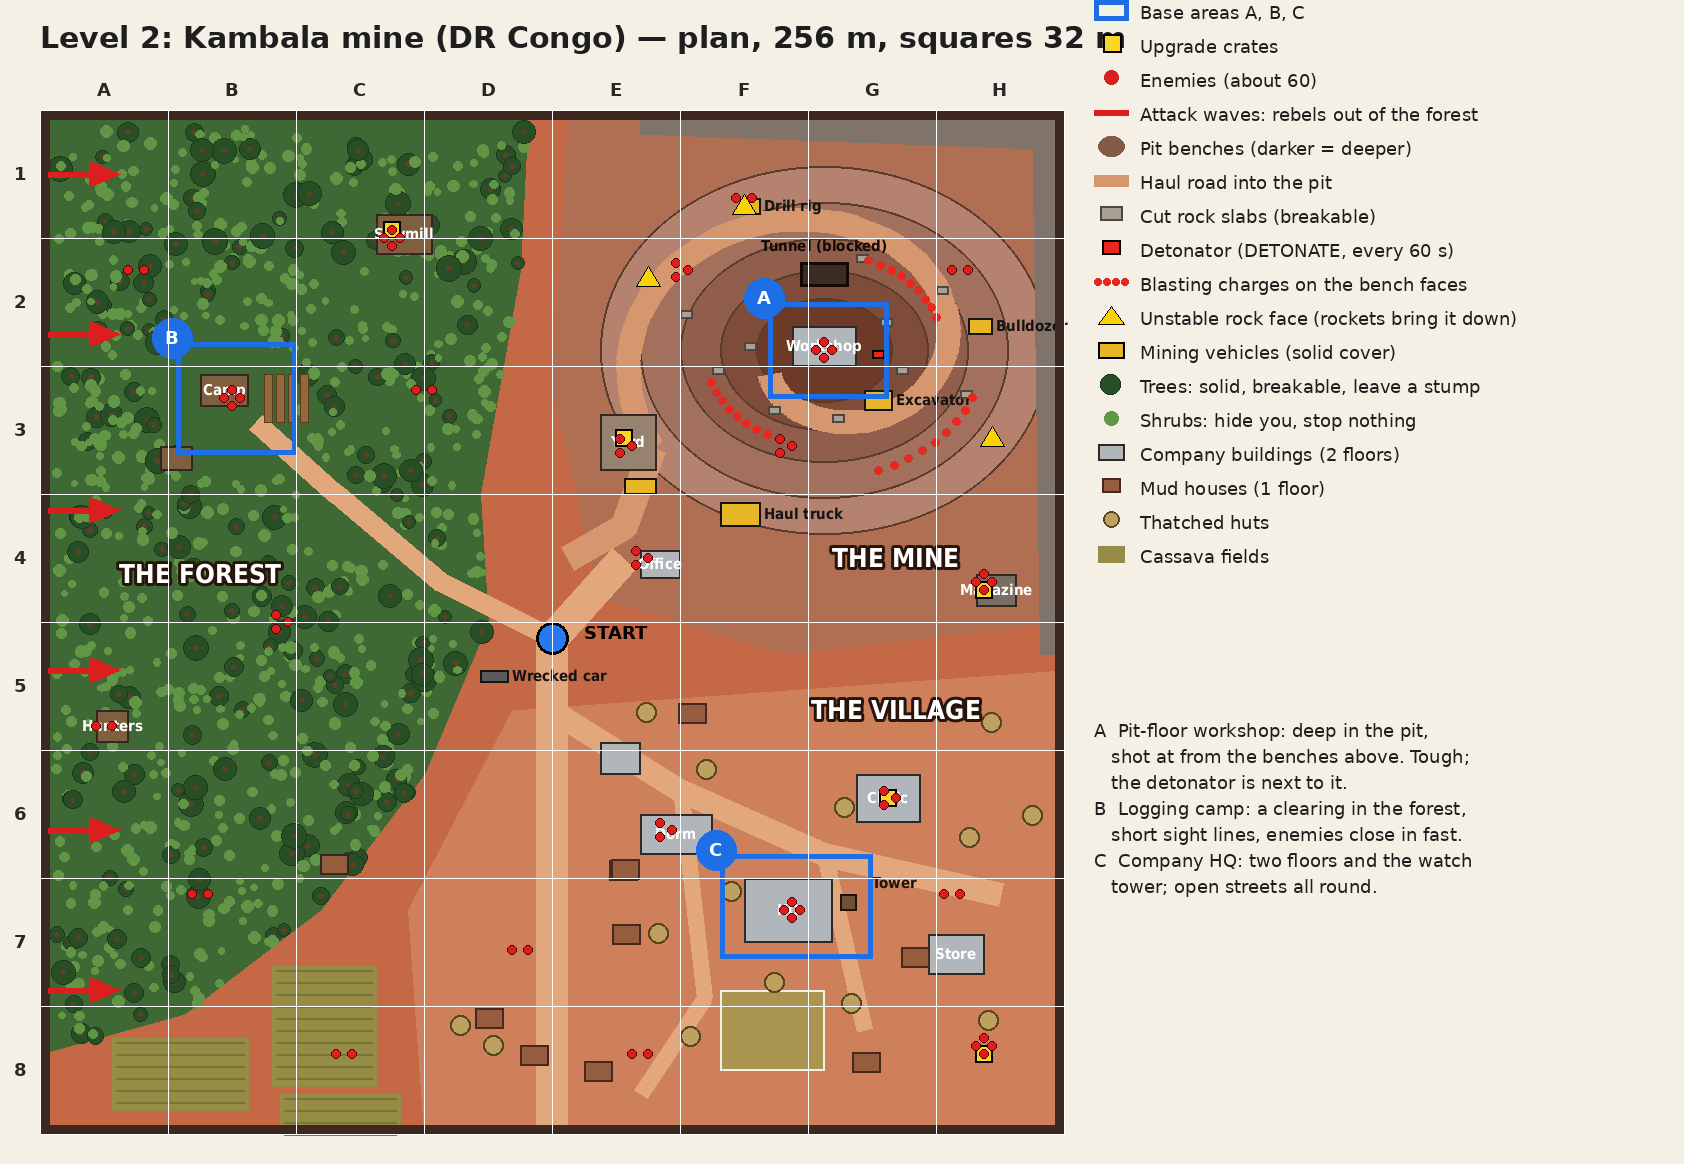

This figure's Python source:
"""Draws the Level 2 (mining site, DR Congo) layout plan: docs/kambala_layout.png. 1 m = S pixels.

    python3 docs/kolwezi_layout.py
"""
import math, random, os
from PIL import Image, ImageDraw, ImageFont

S = 4                      # pixels per metre
W = 256                    # level size in metres
M = 40                     # margin for grid labels
LEG = 600                  # legend width
HEAD = 70
IMG_W, IMG_H = M + W * S + 20 + LEG, HEAD + M + W * S + 30
F = '/usr/share/fonts/truetype/dejavu/'
f_s = ImageFont.truetype(F + 'DejaVuSans.ttf', 15)
f_m = ImageFont.truetype(F + 'DejaVuSans.ttf', 18)
f_b = ImageFont.truetype(F + 'DejaVuSans-Bold.ttf', 18)
f_bs = ImageFont.truetype(F + 'DejaVuSansCondensed-Bold.ttf', 15)
f_t = ImageFont.truetype(F + 'DejaVuSans-Bold.ttf', 30)
f_xl = ImageFont.truetype(F + 'DejaVuSansCondensed-Bold.ttf', 26)

img = Image.new('RGB', (IMG_W, IMG_H), (244, 240, 230))
d = ImageDraw.Draw(img)
OX, OY = M, HEAD + M
P = lambda x, z: (OX + x * S, OY + z * S)
def R(x0, z0, x1, z1): return [*P(x0, z0), *P(x1, z1)]
rnd = random.Random(5)

LATERITE = (196, 104, 70)
LAT_DARK = (160, 80, 52)
JUNGLE = (62, 104, 52)
JUNGLE_D = (40, 78, 38)
ROCK = (128, 116, 106)

# ---------------- ground ----------------
d.rectangle(R(0, 0, W, W), fill=LATERITE)
# forest: west and north-west
forest = [P(0, 0), P(122, 0), P(120, 40), P(110, 96), P(112, 128), P(96, 166), P(70, 200), P(36, 226), P(0, 236)]
d.polygon(forest, fill=JUNGLE)
# mine area: north-east, bare rock and spoil
d.polygon([P(132, 0), P(W, 0), P(W, 128), P(186, 136), P(140, 122), P(128, 70)], fill=(176, 110, 82))

# the pit: four benches (darker = deeper), 2.5 m each, floor 10 m down
CX, CZ = 196, 60
for k, (rx, rz) in enumerate([(56, 46), (46, 37), (36, 28), (26, 20), (17, 13)]):
    sh = 150 - k * 18
    d.ellipse(R(CX - rx, CZ - rz, CX + rx, CZ + rz), fill=(sh + 30, sh - 20, sh - 40), outline=(90, 60, 45), width=2)
# haul road: from the south-west rim spiralling down to the floor
haul = []
for i in range(60):
    a = math.radians(215 - i * 6.2)      # clockwise from south-west
    rf = 52 - i * 0.62
    haul.append(P(CX + math.cos(a) * rf, CZ - math.sin(a) * rf * 0.82))
d.line([P(132, 112), P(146, 104)] + haul[:1], fill=(214, 150, 110), width=7 * S, joint='curve')
d.line(haul, fill=(214, 150, 110), width=6 * S, joint='curve')
# rock walls around the north and east edges (map boundary)
d.polygon([P(150, 0), P(W, 0), P(W, 10), P(150, 6)], fill=ROCK)
d.polygon([P(W - 8, 0), P(W, 0), P(W, 136), P(W - 6, 136)], fill=ROCK)

# village ground (packed red earth, a little lighter) south-east
d.polygon([P(118, 150), P(W, 140), P(W, W), P(96, W), P(92, 200)], fill=(206, 128, 90))
# cassava fields south-west between forest and village
for x0, z0, w, h in [(18, 232, 34, 18), (58, 214, 26, 30), (60, 246, 30, 10)]:
    d.rectangle(R(x0, z0, x0 + w, z0 + h), fill=(150, 140, 70))
    for k in range(0, h, 3):
        d.line([P(x0 + 1, z0 + k + 1), P(x0 + w - 1, z0 + k + 1)], fill=(116, 120, 52), width=2)

# trees (solid trunks, breakable) and shrubs (hide you, stop nothing)
def in_forest(x, z):
    from PIL import ImageDraw as _
    return poly_contains(forest_pts, x, z)
forest_pts = [(0, 0), (122, 0), (120, 40), (110, 96), (112, 128), (96, 166), (70, 200), (36, 226), (0, 236)]
def poly_contains(pts, x, z):
    inside = False
    for (x1, z1), (x2, z2) in zip(pts, pts[1:] + pts[:1]):
        if (z1 > z) != (z2 > z) and x < (x2 - x1) * (z - z1) / (z2 - z1) + x1:
            inside = not inside
    return inside
clear = [(46, 72, 18), (128, 132, 14)]   # logging camp clearing, start junction
def cleared(x, z):
    return any(math.hypot(x - a, z - b) < r for a, b, r in clear) or abs(z - (0.42 * x + 112) * 0 - 132) < 4 and x > 40 and False
logging_road = [(128, 132), (100, 118), (74, 96), (54, 78)]
def near_road(x, z, pts, w):
    for (x1, z1), (x2, z2) in zip(pts, pts[1:]):
        dx, dz = x2 - x1, z2 - z1
        t = max(0, min(1, ((x - x1) * dx + (z - z1) * dz) / (dx * dx + dz * dz)))
        if math.hypot(x - x1 - t * dx, z - z1 - t * dz) < w: return True
    return False
for _ in range(1200):
    x, z = rnd.uniform(4, 124), rnd.uniform(4, 236)
    if not poly_contains(forest_pts, x, z) or cleared(x, z) or near_road(x, z, logging_road, 5): continue
    if rnd.random() < 0.25:
        r = rnd.uniform(1.6, 3.2)
        d.ellipse(R(x - r, z - r, x + r, z + r), fill=JUNGLE_D, outline=(28, 56, 26))
        d.ellipse(R(x - 0.6, z - 0.6, x + 0.6, z + 0.6), fill=(92, 64, 40))
    else:
        r = rnd.uniform(0.8, 1.5)
        d.ellipse(R(x - r, z - r, x + r, z + r), fill=(96, 150, 70))

# ---------------- roads ----------------
DIRT = (226, 168, 124)
def road(pts, w, col=DIRT):
    d.line([P(*p) for p in pts], fill=col, width=int(w * S), joint='curve')
road([(128, 256), (128, 180), (128, 132)], 8)                        # main road in from the south
road([(128, 132), (146, 112)], 8)                                    # to the mine
road(logging_road, 5)                                               # logging road (forest)
road([(128, 150), (160, 170), (196, 186), (240, 196)], 6)            # village street
road([(160, 170), (166, 222), (150, 246)], 4)
road([(196, 186), (206, 230)], 4)

# ---------------- buildings ----------------
def bld(x0, z0, w, h, col, label=None, fs=None):
    d.rectangle(R(x0, z0, x0 + w, z0 + h), fill=col, outline=(50, 40, 34), width=2)
    if label: d.text(P(x0 + w / 2, z0 + h / 2), label, fill=(255, 255, 255), font=fs or f_bs, anchor='mm')
COMPANY, MUD, HUT = (176, 182, 186), (150, 92, 62), (190, 160, 96)
# village: company buildings (2 floors)
bld(176, 192, 22, 16, COMPANY, 'HQ')                  # company HQ (base C)
bld(204, 166, 16, 12, COMPANY, 'Clinic')
bld(150, 176, 18, 10, COMPANY, 'Dorm')
bld(222, 206, 14, 10, COMPANY, 'Store')
bld(140, 158, 10, 8, COMPANY)
# watch tower
d.rectangle(R(200, 196, 204, 200), fill=(110, 80, 52), outline=(30, 20, 10), width=2)
d.text(P(208, 191), 'Tower', fill=(30, 20, 10), font=f_bs)
# football pitch
d.rectangle(R(170, 220, 196, 240), fill=(170, 150, 80), outline=(240, 240, 230), width=2)
# mud houses and huts all round
for _ in range(400):
    x, z = rnd.uniform(100, 250), rnd.uniform(146, 252)
    if x < 120 and z < 190: continue
    if any(a - 3 < x < b + 3 and c - 3 < z < e + 3 for a, c, b, e in [(176, 192, 198, 208), (204, 166, 220, 178), (150, 176, 168, 186), (222, 206, 236, 216), (170, 220, 196, 240), (140, 158, 150, 166)]):
        continue
    if near_road(x, z, [(128, 256), (128, 132)], 7) or near_road(x, z, [(128, 150), (160, 170), (196, 186), (240, 196)], 6): continue
    if rnd.random() < 0.08:
        if rnd.random() < 0.5:
            d.rectangle(R(x, z, x + 7, z + 5), fill=MUD, outline=(70, 40, 30), width=2)
        else:
            d.ellipse(R(x, z, x + 5, z + 5), fill=HUT, outline=(90, 70, 30), width=2)
# forest: logging camp (base B) and sawmill
bld(40, 66, 12, 8, (126, 96, 64), 'Camp')
bld(30, 84, 8, 6, (126, 96, 64))
for k in range(4): d.rectangle(R(56 + k * 3, 66, 58 + k * 3, 78), fill=(150, 104, 60), outline=(90, 60, 30))   # log stacks
bld(84, 26, 14, 10, (126, 96, 64), 'Sawmill')
bld(14, 150, 8, 8, (126, 96, 64), 'Hunters')
bld(70, 186, 7, 5, MUD)
# mine: workshop on the pit floor (base A), site office, magazine, equipment yard
bld(188, 54, 16, 10, COMPANY, 'Workshop')
bld(150, 110, 10, 7, COMPANY, 'Office')
bld(234, 116, 10, 8, (120, 110, 100), 'Magazine')
bld(140, 76, 14, 14, (150, 130, 110), 'Yard')
# tunnel portal (blocked) on the north pit wall at floor level
d.rectangle(R(190, 38, 202, 44), fill=(60, 44, 34), outline=(20, 10, 5), width=3)
d.text(P(196, 34), 'Tunnel (blocked)', fill=(20, 10, 5), font=f_bs, anchor='mm')

# vehicles and equipment
def veh(x, z, w, h, col, label):
    d.rectangle(R(x, z, x + w, z + h), fill=col, outline=(20, 20, 20), width=2)
    d.text(P(x + w + 1, z + h / 2), label, fill=(20, 20, 20), font=f_bs, anchor='lm')
YEL = (230, 182, 40)
veh(170, 98, 10, 6, YEL, 'Haul truck')
veh(206, 70, 7, 5, YEL, 'Excavator')
veh(232, 52, 6, 4, YEL, 'Bulldozer')
veh(176, 22, 4, 4, YEL, 'Drill rig')
veh(146, 92, 8, 4, YEL, '')
veh(110, 140, 7, 3, (90, 90, 90), 'Wrecked car')
# cut rock slabs (breakable cover) in the pit
for x, z in [(182, 74), (210, 52), (176, 58), (214, 64), (198, 76), (168, 64), (224, 44), (204, 36), (160, 50), (230, 70)]:
    d.rectangle(R(x, z, x + 3, z + 2), fill=(170, 160, 150), outline=(80, 70, 60), width=2)
# blasting: detonator, charge lines on the bench faces, unstable faces
d.rectangle(R(208, 60, 211, 62), fill=(230, 40, 30), outline=(0, 0, 0), width=2)
for a0, a1, r in [(200, 250, 30), (290, 340, 40), (20, 70, 30)]:
    for a in range(a0, a1, 6):
        x, z = CX + math.cos(math.radians(a)) * r, CZ - math.sin(math.radians(a)) * r * 0.8
        d.ellipse(R(x - 1, z - 1, x + 1, z + 1), fill=(230, 40, 30))
for x, z in [(152, 42), (238, 82), (176, 24)]:
    d.polygon([P(x, z - 3), P(x + 3, z + 2), P(x - 3, z + 2)], fill=(250, 210, 0), outline=(0, 0, 0))

# boundary
d.rectangle(R(0, 0, W, W), outline=(60, 40, 30), width=10)

# ---------------- base areas ----------------
def base_area(x0, z0, x1, z1, letter):
    d.rectangle(R(x0, z0, x1, z1), outline=(30, 110, 230), width=5)
    d.ellipse(R(x0 - 6, z0 - 6, x0 + 4, z0 + 4), fill=(30, 110, 230))
    d.text(P(x0 - 1, z0 - 1), letter, fill=(255, 255, 255), font=f_b, anchor='mm')
base_area(182, 48, 212, 72, 'A')
base_area(34, 58, 64, 86, 'B')
base_area(170, 186, 208, 212, 'C')

# ---------------- crates (yellow), enemies (red), waves (arrows), start ----------------
crates = [('Ammunition', 236, 120), ('Construction', 146, 82), ('Construction', 88, 30), ('Medical', 212, 172), ('Armour', 236, 236)]
for name, x, z in crates:
    d.rectangle(R(x - 2.2, z - 2.2, x + 2.2, z + 2.2), fill=(250, 214, 40), outline=(0, 0, 0), width=2)
groups = [(196, 60, 4), (186, 84, 3), (230, 40, 2), (160, 40, 3), (236, 118, 4), (150, 112, 3), (146, 84, 3), (176, 22, 2),
          (48, 72, 4), (88, 32, 4), (24, 40, 2), (60, 128, 3), (16, 154, 2), (96, 70, 2), (40, 196, 2),
          (188, 200, 4), (212, 172, 3), (236, 234, 4), (156, 180, 3), (150, 236, 2), (228, 196, 2), (120, 210, 2), (76, 236, 2)]
for x, z, n in groups:
    for k in range(n):
        a = k * 2 * math.pi / n
        d.ellipse(R(x + math.cos(a) * 2 - 1.2, z + math.sin(a) * 2 - 1.2, x + math.cos(a) * 2 + 1.2, z + math.sin(a) * 2 + 1.2), fill=(220, 30, 30), outline=(90, 0, 0))
def arrow(x, z, dx, dz):
    x1, z1 = x + dx * 14, z + dz * 14
    d.line([P(x, z), P(x1, z1)], fill=(220, 30, 30), width=6)
    a = math.atan2(dz, dx)
    d.polygon([P(x1 + math.cos(a) * 4, z1 + math.sin(a) * 4), P(x1 + math.cos(a + 2.4) * 5, z1 + math.sin(a + 2.4) * 5), P(x1 + math.cos(a - 2.4) * 5, z1 + math.sin(a - 2.4) * 5)], fill=(220, 30, 30))
# every attack wave: rebels coming out of the jungle on the west edge (column A, rows 1-8)
for x, z, dx, dz in [(2, 16, 1, 0), (2, 56, 1, 0), (2, 100, 1, 0), (2, 140, 1, 0), (2, 180, 1, 0), (2, 220, 1, 0)]:
    arrow(x, z, dx, dz)
d.ellipse(R(124, 128, 132, 136), fill=(40, 120, 240), outline=(0, 0, 0), width=3)
d.text(P(136, 128), 'START', fill=(0, 0, 0), font=f_b)

# zone names
for txt, x, z in [('THE MINE', 214, 112), ('THE FOREST', 40, 116), ('THE VILLAGE', 214, 150)]:
    d.text(P(x, z), txt, fill=(255, 255, 255), font=f_xl, anchor='mm', stroke_width=3, stroke_fill=(40, 20, 10))

# ---------------- grid ----------------
for i in range(9):
    d.line([P(i * 32, 0), P(i * 32, W)], fill=(255, 255, 255), width=1)
    d.line([P(0, i * 32), P(W, i * 32)], fill=(255, 255, 255), width=1)
for i in range(8):
    d.text((OX + (i * 32 + 16) * S, OY - 20), 'ABCDEFGH'[i], fill=(40, 40, 40), font=f_b, anchor='mm')
    d.text((OX - 20, OY + (i * 32 + 16) * S), str(i + 1), fill=(40, 40, 40), font=f_b, anchor='mm')

d.text((M, 20), 'Level 2: Kambala mine (DR Congo) — plan, 256 m, squares 32 m', fill=(30, 30, 30), font=f_t)

# ---------------- legend ----------------
LX, LY = OX + W * S + 30, OY + 10
def li(y, draw, text):
    draw(LX, y); d.text((LX + 46, y + 2), text, fill=(30, 30, 30), font=f_m)
li(0, lambda x, y: d.rectangle([x, y, x + 34, y + 20], outline=(30, 110, 230), width=5), 'Base areas A, B, C')
li(34, lambda x, y: d.rectangle([x + 9, y, x + 27, y + 18], fill=(250, 214, 40), outline=(0, 0, 0), width=2), 'Upgrade crates')
li(68, lambda x, y: d.ellipse([x + 10, y + 2, x + 24, y + 16], fill=(220, 30, 30)), 'Enemies (about 60)')
li(102, lambda x, y: d.line([x, y + 10, x + 34, y + 10], fill=(220, 30, 30), width=6), 'Attack waves: rebels out of the forest')
li(136, lambda x, y: d.ellipse([x + 4, y, x + 30, y + 20], fill=(130, 90, 70)), 'Pit benches (darker = deeper)')
li(170, lambda x, y: d.line([x, y + 10, x + 34, y + 10], fill=(214, 150, 110), width=12), 'Haul road into the pit')
li(204, lambda x, y: d.rectangle([x + 6, y + 2, x + 28, y + 16], fill=(170, 160, 150), outline=(80, 70, 60), width=2), 'Cut rock slabs (breakable)')
li(238, lambda x, y: d.rectangle([x + 8, y + 2, x + 26, y + 16], fill=(230, 40, 30), outline=(0, 0, 0), width=2), 'Detonator (DETONATE, every 60 s)')
li(272, lambda x, y: [d.ellipse([x + k * 9, y + 6, x + k * 9 + 7, y + 13], fill=(230, 40, 30)) for k in range(4)], 'Blasting charges on the bench faces')
li(306, lambda x, y: d.polygon([(x + 17, y), (x + 30, y + 18), (x + 4, y + 18)], fill=(250, 210, 0), outline=(0, 0, 0)), 'Unstable rock face (rockets bring it down)')
li(340, lambda x, y: d.rectangle([x + 4, y + 2, x + 30, y + 18], fill=YEL, outline=(0, 0, 0), width=2), 'Mining vehicles (solid cover)')
li(374, lambda x, y: d.ellipse([x + 6, y, x + 26, y + 20], fill=JUNGLE_D, outline=(28, 56, 26)), 'Trees: solid, breakable, leave a stump')
li(408, lambda x, y: d.ellipse([x + 10, y + 3, x + 24, y + 17], fill=(96, 150, 70)), 'Shrubs: hide you, stop nothing')
li(442, lambda x, y: d.rectangle([x + 4, y + 2, x + 30, y + 18], fill=COMPANY, outline=(50, 40, 34), width=2), 'Company buildings (2 floors)')
li(476, lambda x, y: d.rectangle([x + 8, y + 2, x + 26, y + 16], fill=MUD, outline=(70, 40, 30), width=2), 'Mud houses (1 floor)')
li(510, lambda x, y: d.ellipse([x + 9, y + 1, x + 25, y + 17], fill=HUT, outline=(90, 70, 30), width=2), 'Thatched huts')
li(544, lambda x, y: d.rectangle([x + 4, y + 2, x + 30, y + 18], fill=(150, 140, 70)), 'Cassava fields')

notes = [
    'A  Pit-floor workshop: deep in the pit,',
    '   shot at from the benches above. Tough;',
    '   the detonator is next to it.',
    'B  Logging camp: a clearing in the forest,',
    '   short sight lines, enemies close in fast.',
    'C  Company HQ: two floors and the watch',
    '   tower; open streets all round.',
]
for i, t in enumerate(notes):
    d.text((LX, LY + 600 + i * 26), t, fill=(30, 30, 30), font=f_m)

img.save(os.path.join(os.path.dirname(__file__), 'kambala_layout.png'))
print('saved')
